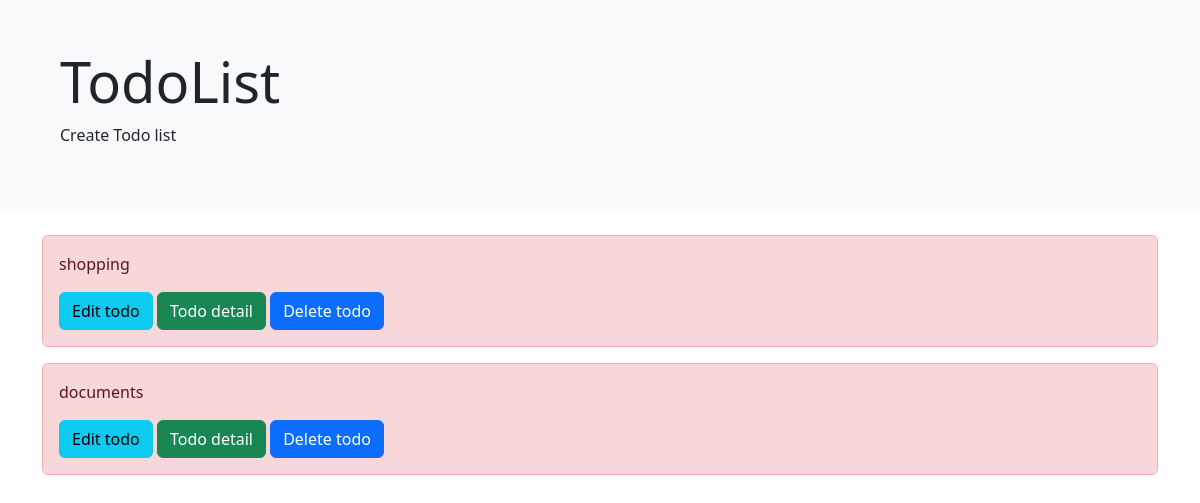
The page /list/ on the database as committed earlier.
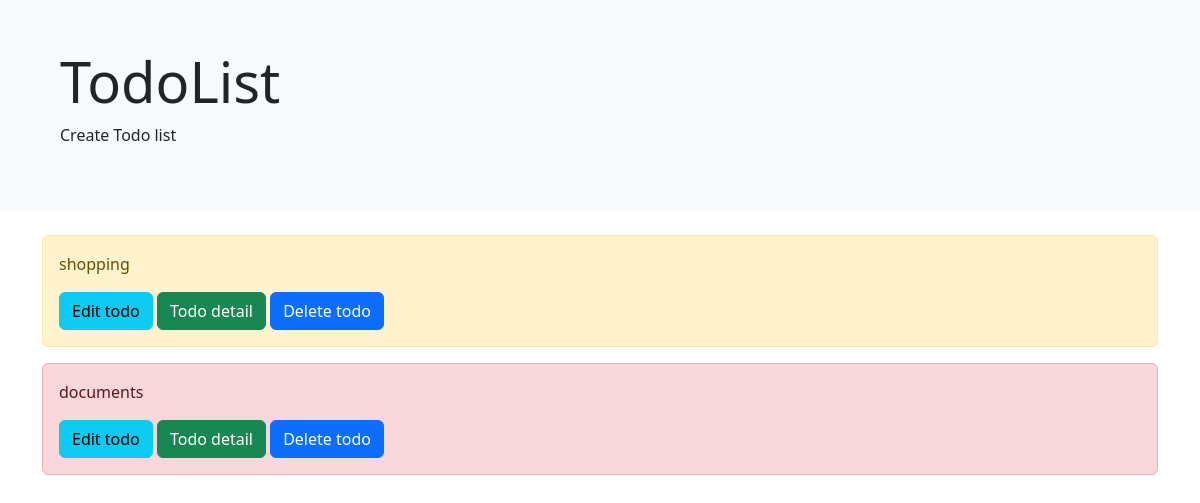
The same page on the database as committed later.
### todo/models.py (models this page shows, shortened)
class TodoModel(models.Model):
    title = models.CharField(max_length=255)
    memo = models.TextField(max_length=1024)
    priority = models.CharField(max_length=50, choices=CHOICE)
    due_date = models.DateField()

### todo/views.py (the view)
# urls.py: path("list/", Todolist.as_view(), name="list"),
class Todolist(ListView):
    template_name = "list.html"
    model = TodoModel

### templates/list.html
{% extends "base.html" %}
{% block header %}
<div>
    <div class="bg-body-tertiary p-3 p-sm-5 mb-4">
        <div class="container">
          <h1 class="display-4">TodoList</h1>
          <p>Create Todo list</p>
        </div>
    </div>
</div>
{% endblock header %}
{% block content %}
<div class="container mt-2">
    {% for post in object_list %}
    <div class="alert alert-{{ post.priority }}" role="alert">
        <p>{{ post.title }}</p>
        <a class="btn btn-info" role="button" aria-disabled="true">Edit todo</a>
        <a class="btn btn-success" role="button" aria-disabled="true">Todo detail</a>
        <a class="btn btn-primary" role="button" aria-disabled="true">Delete todo</a>
    </div>
    {% endfor %}
</div>
{% endblock content %}

Rows that differ between the two databases and show on the page:
changed TodoModel "shopping": priority "danger" → "warning" (drawn)
